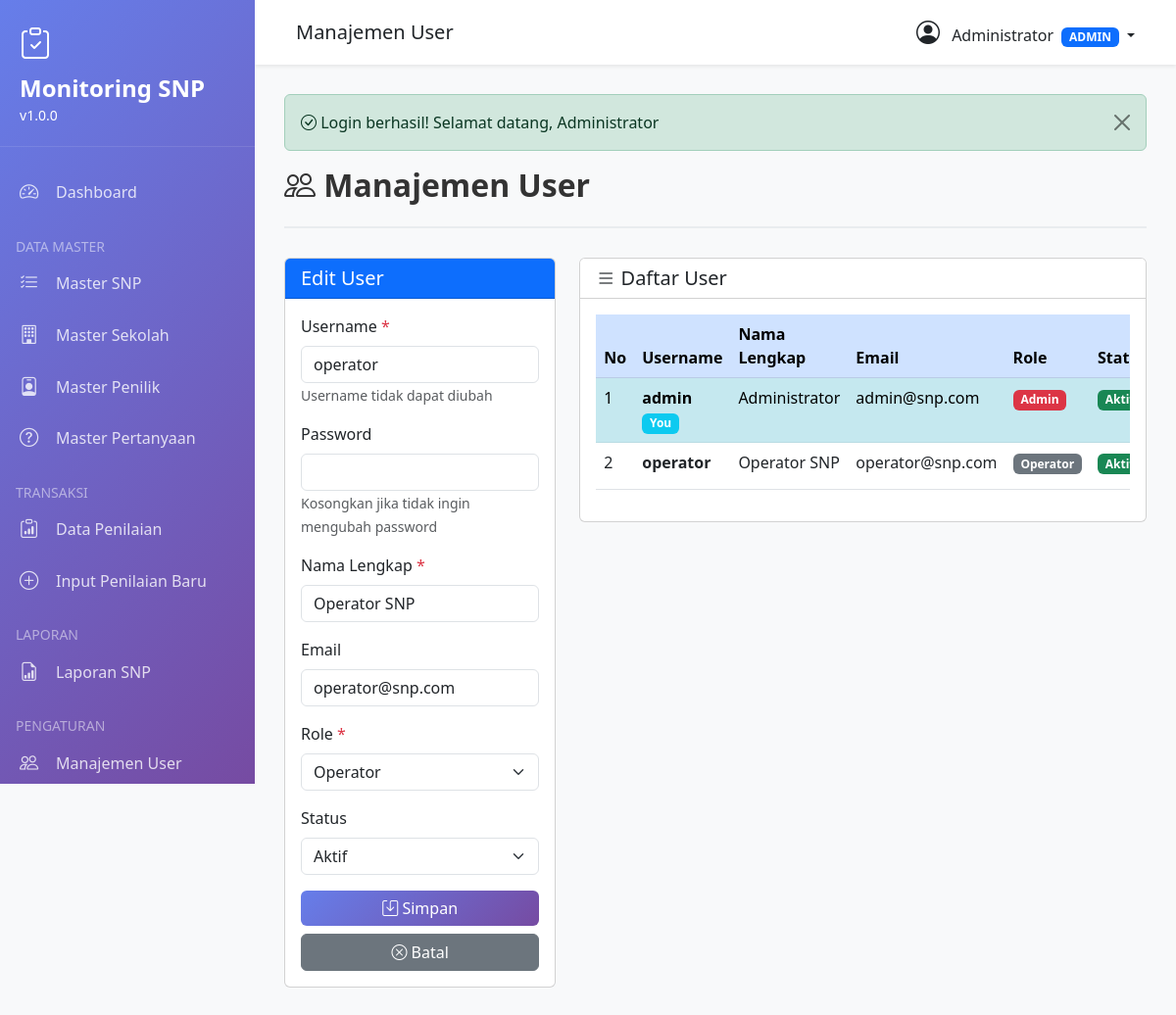
Page /modules/user.php?edit=2 (signed in) on the committed database.
### tables this page shows
CREATE TABLE users (
    id INT PRIMARY KEY AUTO_INCREMENT,
    username VARCHAR(50) UNIQUE NOT NULL,
    password VARCHAR(255) NOT NULL,
    nama_lengkap VARCHAR(100) NOT NULL,
    email VARCHAR(100),
    role ENUM('admin', 'penilik', 'operator') DEFAULT 'operator',
    is_active TINYINT(1) DEFAULT 1,
    created_at TIMESTAMP DEFAULT CURRENT_TIMESTAMP,
    updated_at TIMESTAMP DEFAULT CURRENT_TIMESTAMP ON UPDATE CURRENT_TIMESTAMP
);

### config/config.php (called while the page is built, shortened)
<?php
class Database {
    private static $instance = null;
    private $conn;
    private function __construct() {
        try {
            $this->conn = new mysqli(DB_HOST, DB_USER, DB_PASS, DB_NAME);
            $this->conn->set_charset("utf8");
        } catch (Exception $e) {
            die("ERROR: " . $e->getMessage());
        }
    }
    public static function getInstance() {
        if (self::$instance === null) {
            self::$instance = new Database();
        }
        return self::$instance;
    }
    public function query($sql) {
        return $this->conn->query($sql);
    }
}

### modules/user.php (the view, shortened to what this page needs)
<?php
$db = Database::getInstance();
$pageTitle = 'Manajemen User';
require_once '../includes/header.php';
$editData = null;
if (isset($_GET['edit'])) {
    $id = (int)$_GET['edit'];
    $editData = $db->query("SELECT * FROM users WHERE id = $id")->fetch_assoc();
}
$users = $db->query("SELECT * FROM users ORDER BY created_at DESC")->fetch_all(MYSQLI_ASSOC);
?>
<div class="page-header">
    <h2><i class="bi bi-people"></i> <?php echo $pageTitle; ?></h2>
</div>
<div class="row">
    <div class="col-md-4">
        <div class="card">
            <div class="card-header bg-primary text-white">
                <h5 class="mb-0">
                    <?php echo $editData ? 'Edit' : 'Tambah'; ?> User
                </h5>
            </div>
            <div class="card-body">
                <form method="POST">
                    <div class="mb-3">
                        <label class="form-label">Username <span class="text-danger">*</span></label>
                        <input type="text" class="form-control" name="username"
                               value="<?php echo $editData['username'] ?? ''; ?>"
                               required <?php echo $editData ? 'readonly' : ''; ?>>
                        <?php if ($editData): ?>
                        <small class="text-muted">Username tidak dapat diubah</small>
                        <?php endif; ?>
                    </div>
                    <div class="mb-3">
                        <label class="form-label">Password <?php echo $editData ? '' : '<span class="text-danger">*</span>'; ?></label>
                        <input type="password" class="form-control" name="password"
                               <?php echo $editData ? '' : 'required'; ?>>
                        <?php if ($editData): ?>
                        <small class="text-muted">Kosongkan jika tidak ingin mengubah password</small>
                        <?php endif; ?>
                    </div>
                    <div class="mb-3">
                        <label class="form-label">Nama Lengkap <span class="text-danger">*</span></label>
                        <input type="text" class="form-control" name="nama_lengkap"
                               value="<?php echo $editData['nama_lengkap'] ?? ''; ?>" required>
                    </div>
                    <div class="mb-3">
                        <label class="form-label">Email</label>
                        <input type="email" class="form-control" name="email"
                               value="<?php echo $editData['email'] ?? ''; ?>">
                    </div>
                    <div class="mb-3">
                        <label class="form-label">Role <span class="text-danger">*</span></label>
                        <select class="form-select" name="role" required>
                            <option value="operator" <?php echo (isset($editData) && $editData['role'] == 'operator') ? 'selected' : ''; ?>>Operator</option>
                        </select>
                    </div>
                    <div class="mb-3">
                        <label class="form-label">Status</label>
                        <select class="form-select" name="is_active">
                            <option value="1" <?php echo (!isset($editData) || $editData['is_active'] == 1) ? 'selected' : ''; ?>>Aktif</option>
                        </select>
                    </div>
                    <div class="d-grid gap-2">
                        <button type="submit" class="btn btn-primary">
                            <i class="bi bi-save"></i> Simpan
                        </button>
                        <?php if ($editData): ?>
                        <a href="user.php" class="btn btn-secondary">
                            <i class="bi bi-x-circle"></i> Batal
                        </a>
                        <?php endif; ?>
                    </div>
                </form>
            </div>
        </div>
    </div>
    <div class="col-md-8">
        <div class="card">
            <div class="card-header bg-white">
                <h5 class="mb-0"><i class="bi bi-list"></i> Daftar User</h5>
            </div>
            <div class="card-body">
                <div class="table-responsive">
                    <table class="table table-striped table-hover">
                        <thead class="table-primary">
                            <tr>
                                <th width="5%">No</th>
                                <th width="15%">Username</th>
                                <th width="25%">Nama Lengkap</th>
                                <th width="20%">Email</th>
                                <th width="10%">Role</th>
                                <th width="10%">Status</th>
                            </tr>
                        </thead>
                        <tbody>
                            <?php
                            $no = 1;
                            foreach ($users as $user):
                                $isCurrentUser = ($user['id'] == $_SESSION['user_id']);
                            ?>
                            <tr <?php echo $isCurrentUser ? 'class="table-info"' : ''; ?>>
                                <td><?php echo $no++; ?></td>
                                <td>
                                    <strong><?php echo $user['username']; ?></strong>
                                    <?php if ($isCurrentUser): ?>
                                    <br><small class="badge bg-info">You</small>
                                    <?php endif; ?>
                                </td>
                                <td><?php echo $user['nama_lengkap']; ?></td>
                                <td><?php echo $user['email'] ?: '-'; ?></td>
                                <td>
                                    <?php
                                    $roleBadge = '';
                                    switch($user['role']) {
                                        case 'admin':
                                            $roleBadge = '<span class="badge bg-danger">Admin</span>';
                                            break;
                                        case 'operator':
                                            $roleBadge = '<span class="badge bg-secondary">Operator</span>';
                                            break;
                                    }
                                    echo $roleBadge;
                                    ?>
                                </td>
                                <td>
                                    <?php if ($user['is_active']): ?>
                                    <span class="badge bg-success">Aktif</span>
                                    <?php else: ?>
                                    <span class="badge bg-secondary">Nonaktif</span>
                                    <?php endif; ?>
                                </td>
                            </tr>
                            <?php endforeach; ?>
                        </tbody>
                    </table>
                </div>
            </div>
        </div>
    </div>
</div>
<?php require_once '../includes/footer.php'; ?>

### includes/header.php (style rules this page uses)
:root { --primary-color: #667eea; --secondary-color: #764ba2; --sidebar-width: 260px; }
body { font-family: 'Segoe UI', Tahoma, Geneva, Verdana, sans-serif; background-color: #f8f9fa; }
.page-header { margin-bottom: 30px; padding-bottom: 15px; border-bottom: 2px solid #e9ecef; }
.page-header h2 { color: #333; font-weight: 600; }
.btn-primary { background: linear-gradient(135deg, var(--primary-color) 0%, var(--secondary-color) 100%); border: none; }

### rows in the picture
users: username "operator", nama_lengkap "Operator SNP", email "operator@snp.com", role "Operator", is_active "Aktif"
users: username "admin", shows "You", nama_lengkap "Administrator", email "admin@snp.com", role "Admin", is_active "Aktif"

### other values in the picture
APP_NAME "Monitoring SNP"
APP_VERSION "1.0.0"
$pageTitle "Manajemen User"
$_SESSION['nama_lengkap'] "Administrator"
$_SESSION['role'] "ADMIN"
$flash['message'] "Login berhasil! Selamat datang, Administrator"
